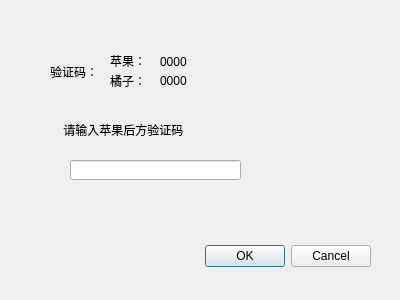
<?xml version="1.0" encoding="UTF-8"?>
<ui version="4.0">
 <class>VerifyDialog</class>
 <widget class="QDialog" name="VerifyDialog">
  <property name="geometry">
   <rect>
    <x>0</x>
    <y>0</y>
    <width>400</width>
    <height>300</height>
   </rect>
  </property>
  <property name="windowTitle">
   <string>Dialog</string>
  </property>
  <widget class="QDialogButtonBox" name="buttonBox">
   <property name="geometry">
    <rect>
     <x>30</x>
     <y>240</y>
     <width>341</width>
     <height>32</height>
    </rect>
   </property>
   <property name="orientation">
    <enum>Qt::Horizontal</enum>
   </property>
   <property name="standardButtons">
    <set>QDialogButtonBox::Cancel|QDialogButtonBox::Ok</set>
   </property>
  </widget>
  <widget class="QLabel" name="label">
   <property name="geometry">
    <rect>
     <x>50</x>
     <y>61</y>
     <width>54</width>
     <height>21</height>
    </rect>
   </property>
   <property name="text">
    <string>验证码：</string>
   </property>
  </widget>
  <widget class="QLabel" name="label_2">
   <property name="geometry">
    <rect>
     <x>110</x>
     <y>50</y>
     <width>41</width>
     <height>21</height>
    </rect>
   </property>
   <property name="text">
    <string>苹果：</string>
   </property>
  </widget>
  <widget class="QLabel" name="label_3">
   <property name="geometry">
    <rect>
     <x>110</x>
     <y>70</y>
     <width>41</width>
     <height>21</height>
    </rect>
   </property>
   <property name="text">
    <string>橘子：</string>
   </property>
  </widget>
  <widget class="QLineEdit" name="VerifylineEdit">
   <property name="geometry">
    <rect>
     <x>70</x>
     <y>160</y>
     <width>171</width>
     <height>20</height>
    </rect>
   </property>
  </widget>
  <widget class="QLabel" name="Verify1">
   <property name="geometry">
    <rect>
     <x>160</x>
     <y>52</y>
     <width>54</width>
     <height>20</height>
    </rect>
   </property>
   <property name="text">
    <string>0000</string>
   </property>
  </widget>
  <widget class="QLabel" name="Verify2">
   <property name="geometry">
    <rect>
     <x>160</x>
     <y>70</y>
     <width>54</width>
     <height>21</height>
    </rect>
   </property>
   <property name="text">
    <string>0000</string>
   </property>
  </widget>
  <widget class="QLabel" name="Chooselabel">
   <property name="geometry">
    <rect>
     <x>60</x>
     <y>120</y>
     <width>171</width>
     <height>20</height>
    </rect>
   </property>
   <property name="text">
    <string> 请输入苹果后方验证码</string>
   </property>
  </widget>
 </widget>
 <resources/>
 <connections>
  <connection>
   <sender>buttonBox</sender>
   <signal>accepted()</signal>
   <receiver>VerifyDialog</receiver>
   <slot>accept()</slot>
   <hints>
    <hint type="sourcelabel">
     <x>248</x>
     <y>254</y>
    </hint>
    <hint type="destinationlabel">
     <x>157</x>
     <y>274</y>
    </hint>
   </hints>
  </connection>
  <connection>
   <sender>buttonBox</sender>
   <signal>rejected()</signal>
   <receiver>VerifyDialog</receiver>
   <slot>reject()</slot>
   <hints>
    <hint type="sourcelabel">
     <x>316</x>
     <y>260</y>
    </hint>
    <hint type="destinationlabel">
     <x>286</x>
     <y>274</y>
    </hint>
   </hints>
  </connection>
 </connections>
</ui>
